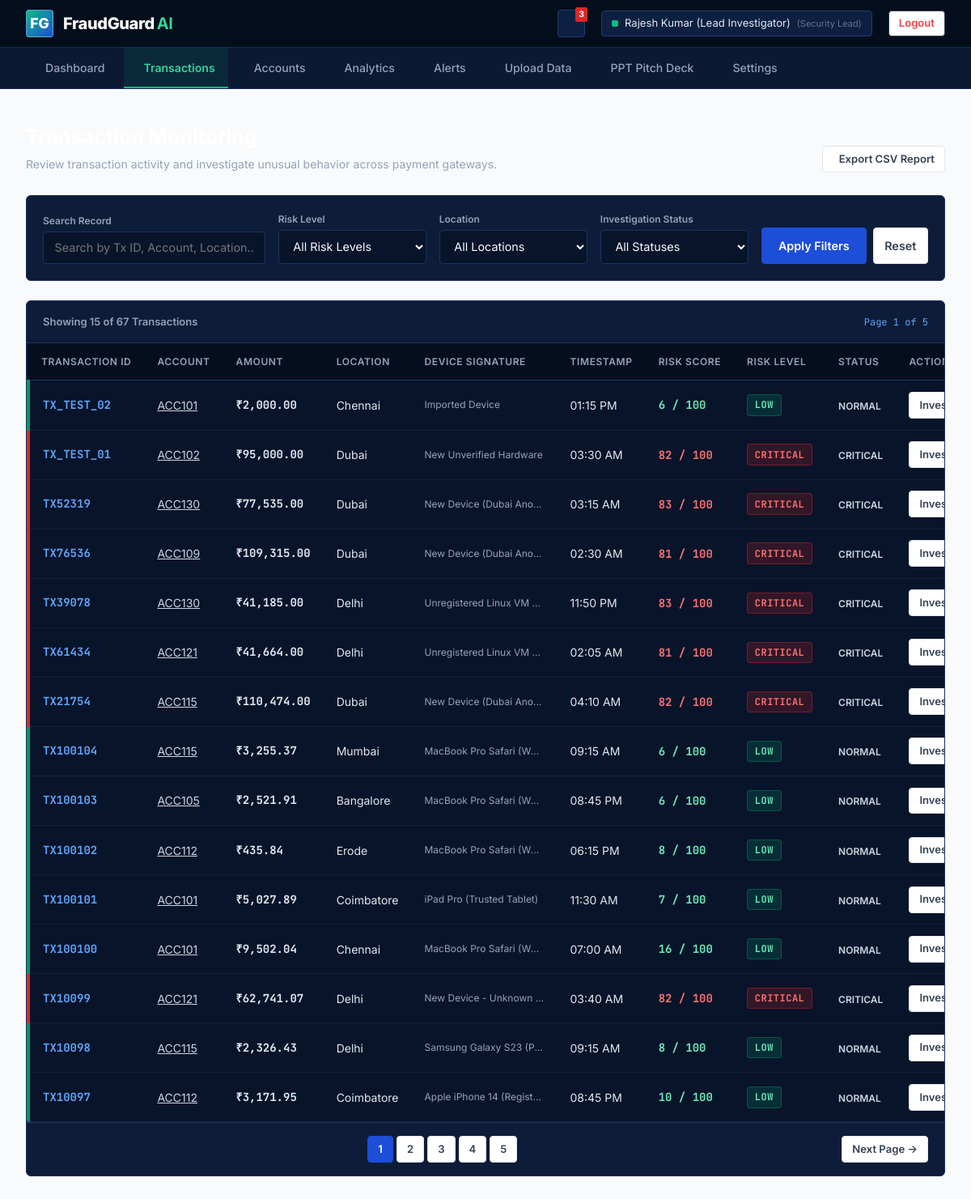
Screenshot of /transactions (signed in) with the database file from the repository.
### tables this page shows
CREATE TABLE transactions (
            id INTEGER PRIMARY KEY AUTOINCREMENT,
            transaction_id TEXT UNIQUE NOT NULL,
            account_id TEXT NOT NULL,
            recipient_account_id TEXT,
            amount REAL NOT NULL,
            avg_amount REAL NOT NULL,
            location TEXT NOT NULL,
            time_str TEXT NOT NULL,
            device TEXT NOT NULL,
            new_device INTEGER DEFAULT 0,
            transactions_10min INTEGER DEFAULT 1,
            rule_score INTEGER DEFAULT 0,
            ml_score INTEGER DEFAULT 0,
            risk_score INTEGER DEFAULT 0,
            risk_level TEXT DEFAULT 'LOW',
            status TEXT DEFAULT 'NORMAL',
            flagged_reasons TEXT DEFAULT '[]',
            created_at TIMESTAMP DEFAULT CURRENT_TIMESTAMP
        );

### app.py (the view)
@app.route('/transactions')
@login_required
def transactions_view():
    risk_filter = request.args.get('risk', 'ALL')
    location_filter = request.args.get('location', 'ALL')
    status_filter = request.args.get('status', 'ALL')
    search_query = request.args.get('search', '')
    page = int(request.args.get('page', 1))
    per_page = 15
    offset = (page - 1) * per_page
    tx_list, total_count = get_all_transactions(
        limit=per_page,
        offset=offset,
        filter_risk=risk_filter,
        filter_location=location_filter,
        filter_status=status_filter,
        search=search_query
    )
    total_pages = max(1, (total_count + per_page - 1) // per_page)
    return render_template(
        'transactions.html',
        transactions=tx_list,
        total_count=total_count,
        page=page,
        total_pages=total_pages,
        risk_filter=risk_filter,
        location_filter=location_filter,
        status_filter=status_filter,
        search_query=search_query
    )

### app.py (called while the page is built)
def login_required(f):
    @wraps(f)
    def decorated_function(*args, **kwargs):
        if 'user_id' not in session:
            if request.is_json or request.path.startswith('/api/'):
                return jsonify({'success': False, 'message': 'Authentication required. Please log in.'}), 401
            return redirect(url_for('login_view', next=request.url))
        return f(*args, **kwargs)
    return decorated_function

### database.py (called while the page is built)
def get_db_connection():
    os.makedirs(os.path.dirname(DB_PATH), exist_ok=True)
    conn = sqlite3.connect(DB_PATH, timeout=30.0)
    conn.row_factory = sqlite3.Row
    return conn

### templates/transactions.html (shortened to what this page needs)
{% extends "base.html" %}
{% block content %}
<div class="app-main-content">
    <div style="margin-bottom: 1.75rem; display: flex; justify-content: space-between; align-items: flex-end;">
        <div>
            <h1 style="font-size: 1.6rem; font-weight: 800; color: #FFFFFF; letter-spacing: -0.02em;">
            </h1>
            <p style="font-size: 0.88rem; color: #94A3B8; margin-top: 0.2rem;">
                Review transaction activity and investigate unusual behavior across payment gateways.
            </p>
        </div>
        <div style="display: flex; gap: 0.75rem;">
            <a href="{{ url_for('api_export_report') }}" class="btn btn-secondary btn-sm" download>
                 Export CSV Report
            </a>
        </div>
    </div>
    <div class="panel-card" style="margin-bottom: 1.5rem; padding: 1.25rem;">
        <form method="GET" action="{{ url_for('transactions_view') }}" style="display: grid; grid-template-columns: 1.5fr 1fr 1fr 1fr auto; gap: 1rem; align-items: flex-end;">
            <div>
                <label class="form-label" style="font-size: 12px; color: #94A3B8; margin-bottom: 4px;">Search Record</label>
                <input
                    type="text"
                    name="search"
                    class="form-input"
                    placeholder="Search by Tx ID, Account, Location..."
                    value="{{ search_query }}"
                >
            </div>
            <div>
                <label class="form-label" style="font-size: 12px; color: #94A3B8; margin-bottom: 4px;">Risk Level</label>
                <select name="risk" class="form-select">
                    <option value="ALL" {% if risk_filter == 'ALL' %}selected{% endif %}>All Risk Levels</option>
                </select>
            </div>
            <div>
                <label class="form-label" style="font-size: 12px; color: #94A3B8; margin-bottom: 4px;">Location</label>
                <select name="location" class="form-select">
                    <option value="ALL" {% if location_filter == 'ALL' %}selected{% endif %}>All Locations</option>
                </select>
            </div>
            <div>
                <label class="form-label" style="font-size: 12px; color: #94A3B8; margin-bottom: 4px;">Investigation Status</label>
                <select name="status" class="form-select">
                    <option value="ALL" {% if status_filter == 'ALL' %}selected{% endif %}>All Statuses</option>
                </select>
            </div>
            <div style="display: flex; gap: 0.5rem;">
                <button type="submit" class="btn btn-primary" style="padding: 0.65rem 1.25rem;">
                    Apply Filters
                </button>
                <a href="{{ url_for('transactions_view') }}" class="btn btn-secondary" style="padding: 0.65rem 0.85rem;" title="Reset Filters">
                    Reset
                </a>
            </div>
        </form>
    </div>
    <div class="panel-card" style="padding: 0;">
        <div style="padding: 1rem 1.25rem; border-bottom: 1px solid #1E3360; display: flex; justify-content: space-between; align-items: center;">
            <span style="font-size: 13px; color: #94A3B8; font-weight: 600;">
                Showing {{ transactions|length }} of {{ total_count }} Transactions
            </span>
            <span class="mono" style="font-size: 12px; color: #60A5FA;">
                Page {{ page }} of {{ total_pages }}
            </span>
        </div>
        <div class="table-responsive-container" style="border: none;">
            <table class="fraud-table">
                <thead>
                    <tr>
                        <th>Transaction ID</th>
                        <th>Account</th>
                        <th>Amount</th>
                        <th>Location</th>
                        <th>Device Signature</th>
                        <th>Timestamp</th>
                        <th>Risk Score</th>
                        <th>Risk Level</th>
                        <th>Status</th>
                        <th>Action</th>
                    </tr>
                </thead>
                <tbody>
                    {% for tx in transactions %}
                    <tr class="risk-{{ tx.risk_level.lower() }}">
                        <td style="font-weight: 700; font-family: 'JetBrains Mono', monospace; color: #60A5FA;">
                            {{ tx.transaction_id }}
                        </td>
                        <td>
                            <a href="{{ url_for('account_details_view', account_id=tx.account_id) }}" style="color: #CBD5E1; text-decoration: underline;">
                                {{ tx.account_id }}
                            </a>
                        </td>
                        <td style="font-weight: 700; font-family: 'JetBrains Mono', monospace;">
                            ₹{{ "{:,.2f}".format(tx.amount) }}
                        </td>
                        <td>{{ tx.location }}</td>
                        <td style="font-size: 12px; color: #94A3B8; max-width: 180px; overflow: hidden; text-overflow: ellipsis;">
                            {{ tx.device }}
                        </td>
                        <td>{{ tx.time_str }}</td>
                        <td>
                            <span class="mono" style="font-weight: 700; color: {% if tx.risk_score >= 81 %}#F87171{% elif tx.risk_score >= 61 %}#FB923C{% elif tx.risk_score >= 31 %}#FCD34D{% else %}#6EE7B7{% endif %};">
                                {{ tx.risk_score }} / 100
                            </span>
                        </td>
                        <td>
                            <span class="risk-tag {{ tx.risk_level.lower() }}">{{ tx.risk_level }}</span>
                        </td>
                        <td>
                            <span style="font-size: 12px; font-weight: 600; color: #CBD5E1;">{{ tx.status }}</span>
                        </td>
                        <td>
                            <a href="{{ url_for('transaction_details_view', tx_id=tx.transaction_id) }}" class="btn btn-secondary btn-sm">
                                Investigate &rarr;
                            </a>
                        </td>
                    </tr>
                    {% else %}
                    <tr>
                        <td colspan="10" style="text-align: center; padding: 2rem; color: #94A3B8;">
                            No transactions found matching the applied filter criteria.
                        </td>
                    </tr>
                    {% endfor %}
                </tbody>
            </table>
        </div>
        {% if total_pages > 1 %}
        <div style="padding: 1rem 1.25rem; border-top: 1px solid #1E3360; display: flex; justify-content: space-between; align-items: center;">
            <div style="display: flex; gap: 4px;">
                {% for p in range(1, total_pages + 1) %}
                <a href="{{ url_for('transactions_view', page=p, risk=risk_filter, location=location_filter, status=status_filter, search=search_query) }}" class="btn btn-sm {% if p == page %}btn-primary{% else %}btn-secondary{% endif %}" style="min-width: 32px;">
                    {{ p }}
                </a>
                {% endfor %}
            </div>
            <div>
                {% if page < total_pages %}
                <a href="{{ url_for('transactions_view', page=page+1, risk=risk_filter, location=location_filter, status=status_filter, search=search_query) }}" class="btn btn-secondary btn-sm">
                    Next Page &rarr;
                </a>
                {% endif %}
            </div>
        </div>
        {% endif %}
    </div>
</div>
{% endblock %}

### static/css/style.css (style rules this page uses)
:root { --navy-dark: #071224; --navy-surface: #0E1E38; --navy-card: #13274A; --navy-border: #1E3A68; --blue-primary: #1D4ED8; --blue-hover: #1E40AF; --blue-light: #EFF6FF; --blue-subtle: #DBEAFE; --blue-accent: #38BDF8; --emerald-primary: #059669; --emerald-accent: #10B981; --emerald-light: #ECFDF5; --emerald-dark: #064E3B; --emerald-border: #6EE7B7; --teal-accent: #0D9488; --teal-light: #CCFBF1; --teal-dark: #115E59; --off-white: #F8FAFC; --cream-surface: #F0FDF4; --gray-subtle: #E2E8F0; --gray-muted: #64748B; --gray-dark: #334155; --text-main: #0F172A; --text-light: #F1F5F9; --text-muted: #94A3B8; --risk-critical: #DC2626; --risk-critical-bg: #FEF2F2; --risk-high: #EA580C; --risk-high-bg: #FFF7ED; --risk-medium: #D97706; --risk-medium-bg: #FFFBEB; --risk-low: #059669; --risk-low-bg: #ECFDF5; --radius-xs: 2px; --radius-sm: 4px; --radius-md: 6px; --radius-lg: 8px; --shadow-sm: 0 1px 2px 0 rgba(0, 0, 0, 0.05); --shadow-md: 0 4px 6px -1px rgba(0, 0, 0, 0.1), 0 2px 4px -1px rgba(0, 0, 0, 0.06); --shadow-lg: 0 10px 15px -3px rgba(0, 0, 0, 0.15), 0 4px 6px -2px rgba(0, 0, 0, 0.05); }
* { box-sizing: border-box; margin: 0; padding: 0; }
body { font-family: 'Inter', -apple-system, BlinkMacSystemFont, 'Segoe UI', Roboto, sans-serif; color: var(--text-main); background-color: var(--off-white); line-height: 1.5; -webkit-font-smoothing: antialiased; }
code, pre, .mono { font-family: 'JetBrains Mono', monospace; }
a { color: inherit; text-decoration: none; }
.btn { display: inline-flex; align-items: center; justify-content: center; gap: 0.5rem; font-family: inherit; font-size: 0.9rem; font-weight: 600; padding: 0.6rem 1.25rem; border-radius: var(--radius-sm); border: 1px solid transparent; cursor: pointer; transition: background-color 0.15s ease, border-color 0.15s ease, transform 0.1s ease; text-align: center; white-space: nowrap; }
.btn-primary { background-color: var(--blue-primary); color: #FFFFFF; border-color: #1D4ED8; }
.btn-secondary { background-color: #FFFFFF; color: var(--gray-dark); border-color: var(--gray-subtle); }
.btn-sm { padding: 0.35rem 0.75rem; font-size: 0.82rem; border-radius: var(--radius-sm); }
.app-main-content { flex: 1; padding: 2rem; max-width: 1440px; margin: 0 auto; width: 100%; }
.panel-card { background: #0D1C38; border: 1px solid #1A3464; border-radius: var(--radius-md); padding: 1.5rem; }
.table-responsive-container { overflow-x: auto; border: 1px solid #1A3464; border-radius: var(--radius-sm); background: #08142A; }
.fraud-table { width: 100%; border-collapse: collapse; text-align: left; font-size: 0.875rem; }
.fraud-table th { background: #050E1F; color: #94A3B8; font-weight: 600; font-size: 0.75rem; text-transform: uppercase; letter-spacing: 0.05em; padding: 0.85rem 1rem; border-bottom: 1px solid #1A3464; white-space: nowrap; }
.fraud-table td { padding: 0.85rem 1rem; border-bottom: 1px solid #122240; color: #E2E8F0; white-space: nowrap; }
.fraud-table tr.risk-critical td:first-child { border-left: 4px solid var(--risk-critical); }
.fraud-table tr.risk-low td:first-child { border-left: 4px solid var(--risk-low); }
.risk-tag { display: inline-block; padding: 0.2rem 0.55rem; font-size: 0.75rem; font-weight: 700; letter-spacing: 0.04em; border-radius: var(--radius-sm); border: 1px solid transparent; font-family: 'JetBrains Mono', monospace; }
.risk-tag.critical, .risk-tag.blocked { background: rgba(220, 38, 38, 0.2); color: #F87171; border-color: rgba(220, 38, 38, 0.4); }
.risk-tag.low, .risk-tag.active { background: rgba(5, 150, 105, 0.2); color: #6EE7B7; border-color: rgba(5, 150, 105, 0.4); }
.form-label { display: block; font-size: 0.85rem; font-weight: 600; color: var(--gray-dark); margin-bottom: 0.4rem; }
.dark-mode .form-label { color: #CBD5E1; }
.form-input, .form-select { width: 100%; padding: 0.65rem 0.85rem; font-family: inherit; font-size: 0.9rem; border: 1px solid #CBD5E1; border-radius: var(--radius-sm); background: #FFFFFF; color: var(--text-main); outline: none; transition: border-color 0.15s ease; }
.dark-mode .form-input, .dark-mode .form-select { background: #08142A; border-color: #1A3464; color: #F8FAFC; }

### rows the page displays
transactions: transaction_id "TX_TEST_02", account_id "ACC101", amount "2,000.00", location "Chennai", device "Imported Device", time_str "01:15 PM", risk_score "6", risk_level "LOW", status "NORMAL"
transactions: transaction_id "TX_TEST_01", account_id "ACC102", amount "95,000.00", location "Dubai", device "New Unverified Hardware", time_str "03:30 AM", risk_score "82", risk_level "CRITICAL", status "CRITICAL"
transactions: transaction_id "TX52319", account_id "ACC130", amount "77,535.00", location "Dubai", device "New Device (Dubai Ano…", time_str "03:15 AM", risk_score "83", risk_level "CRITICAL", status "CRITICAL"
transactions: transaction_id "TX76536", account_id "ACC109", amount "109,315.00", location "Dubai", device "New Device (Dubai Ano…", time_str "02:30 AM", risk_score "81", risk_level "CRITICAL", status "CRITICAL"
transactions: transaction_id "TX39078", account_id "ACC130", amount "41,185.00", location "Delhi", device "Unregistered Linux VM…", time_str "11:50 PM", risk_score "83", risk_level "CRITICAL", status "CRITICAL"
transactions: transaction_id "TX61434", account_id "ACC121", amount "41,664.00", location "Delhi", device "Unregistered Linux VM…", time_str "02:05 AM", risk_score "81", risk_level "CRITICAL", status "CRITICAL"
transactions: transaction_id "TX21754", account_id "ACC115", amount "110,474.00", location "Dubai", device "New Device (Dubai Ano…", time_str "04:10 AM", risk_score "82", risk_level "CRITICAL", status "CRITICAL"
transactions: transaction_id "TX100104", account_id "ACC115", amount "3,255.37", location "Mumbai", device "MacBook Pro Safari (W…", time_str "09:15 AM", risk_score "6", risk_level "LOW", status "NORMAL"
transactions: transaction_id "TX100103", account_id "ACC105", amount "2,521.91", location "Bangalore", device "MacBook Pro Safari (W…", time_str "08:45 PM", risk_score "6", risk_level "LOW", status "NORMAL"
transactions: transaction_id "TX100102", account_id "ACC112", amount "435.84", location "Erode", device "MacBook Pro Safari (W…", time_str "06:15 PM", risk_score "8", risk_level "LOW", status "NORMAL"
transactions: transaction_id "TX100101", account_id "ACC101", amount "5,027.89", location "Coimbatore", device "iPad Pro (Trusted Tablet)", time_str "11:30 AM", risk_score "7", risk_level "LOW", status "NORMAL"
transactions: transaction_id "TX100100", account_id "ACC101", amount "9,502.04", location "Chennai", device "MacBook Pro Safari (W…", time_str "07:00 AM", risk_score "16", risk_level "LOW", status "NORMAL"
transactions: transaction_id "TX10099", account_id "ACC121", amount "62,741.07", location "Delhi", device "New Device - Unknown…", time_str "03:40 AM", risk_score "82", risk_level "CRITICAL", status "CRITICAL"
transactions: transaction_id "TX10098", account_id "ACC115", amount "2,326.43", location "Delhi", device "Samsung Galaxy S23 (P…", time_str "09:15 AM", risk_score "8", risk_level "LOW", status "NORMAL"
transactions: transaction_id "TX10097", account_id "ACC112", amount "3,171.95", location "Coimbatore", device "Apple iPhone 14 (Regist…", time_str "08:45 PM", risk_score "10", risk_level "LOW", status "NORMAL"

### other values shown
{{ session.get('user_name', 'Administrator') }} "Rajesh Kumar (Lead Investigator)"
{{ transactions|length }} "15"
{{ total_count }} "67"
{{ page }} "1"
{{ total_pages }} "5"
{{ p }} "1" "2" "3" "4" "5"
